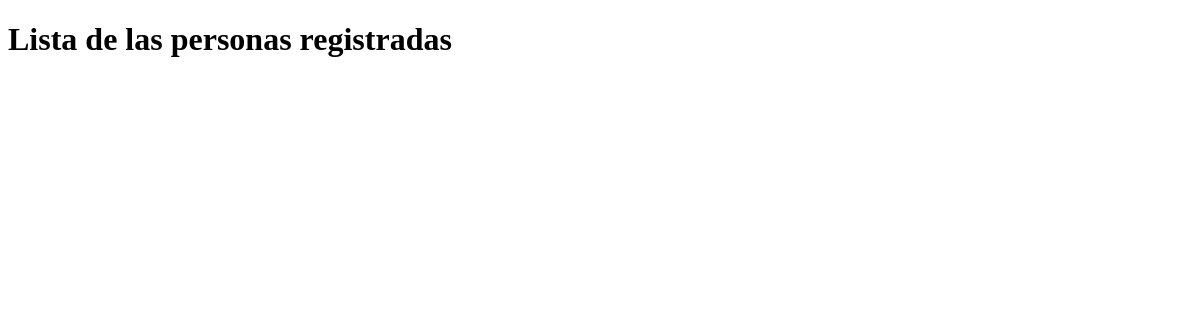
Page /lista_recetas on the earlier database version.
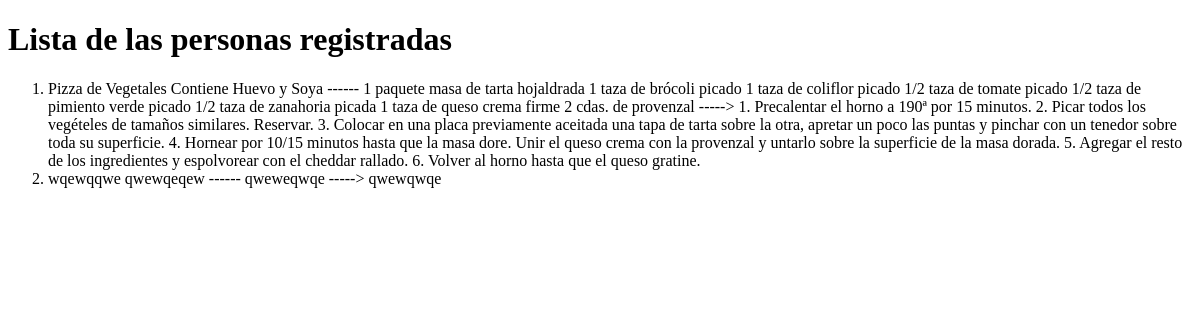
Same page on the later database version.
### recetasapp/models.py (models this page shows)
class Receta(models.Model):
    titulo = models.TextField(max_length=50)
    advertencia = models.TextField(max_length=40)
    ingrdientes = models.TextField(max_length=400)
    intrucciones = models.TextField(max_length=1050)
    imagen = models.ImageField(null=True ,blank=True)
    def __str__(self) :
        return self.titulo + " " + self.advertencia+ " ------  "+ self.ingrdientes +"  ----->  " + self.intrucciones

### recetasapp/views.py (the view)
# urls.py: path('lista_recetas' , views.lista_recetas, name='lista_recetas'),
def lista_recetas(request) :
    lista3 = Receta.objects.all()
    return render(request, 'recetasapp/lista_recetas.html' ,{'lista3' : lista3})

### recetasapp/templates/recetasapp/lista_recetas.html (shortened to what this page needs)
<!DOCTYPE html>
<html lang="es">
<head>
</head>
<body>
    <h1>Lista de las personas registradas </h1>
    <ol>
        {% for receta in lista3 %}
        <li> {{receta}} </li>
        {% endfor %}
    </ol>
</body>
</html>

Differences in the rows shown:
added Receta: titulo+advertencia+ingrdientes "Pizza de Vegetales Contiene Huevo y Soya ------ 1 paquete masa de tarta hojaldrada 1 taza de brócoli picado 1 taza de coliflor picado 1/2 taza de tomate picado 1/2 taza de pimiento verde picado 1/2 taza de zanahoria picada 1 taza de queso crema firme 2 cdas. de provenzal -----> 1. Precalentar el horno a 190ª por 15 minutos. 2. Picar todos los vegételes de tamaños similares. Reservar. 3. Colocar en una placa previamente aceitada una tapa de tarta sobre la otra, apretar un poco las puntas y pinchar con un tenedor sobre toda su superficie. 4. Hornear por 10/15 minutos hasta que la masa dore. Unir el queso crema con la provenzal y untarlo sobre la superficie de la masa dorada. 5. Agregar el…"
added Receta: titulo+advertencia+ingrdientes "wqewqqwe qwewqeqew ------ qweweqwqe -----> qwewqwqe"
